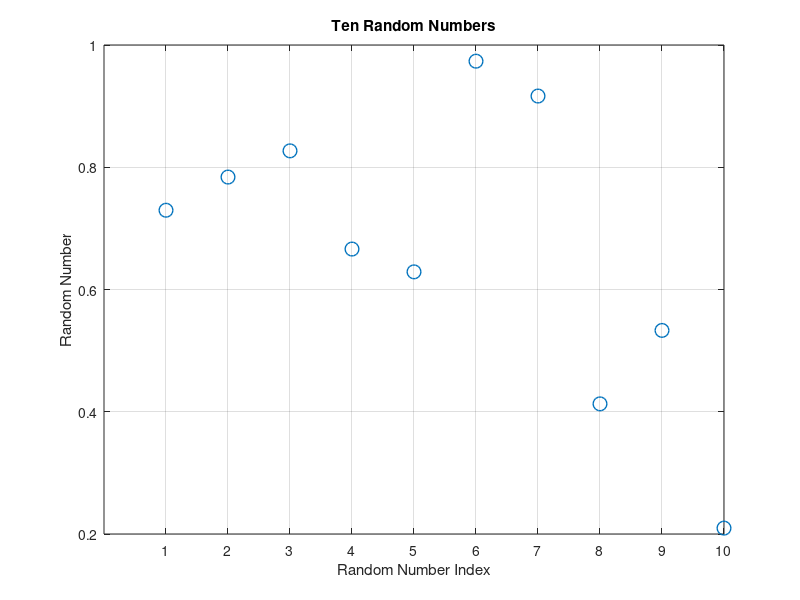

MATLAB code for this plot:
% Problem 4

numberOfValues = 10;
xValues = 1:numberOfValues;
yValues = zeros(1, numberOfValues);

for index = 1:numberOfValues
    yValues(index) = rand;
end

figure;
plot(xValues, yValues, 'o', 'LineWidth', 1, 'MarkerSize', 10);
grid on;
xlabel('Random Number Index');
ylabel('Random Number');
title('Ten Random Numbers');
xticks(xValues);
